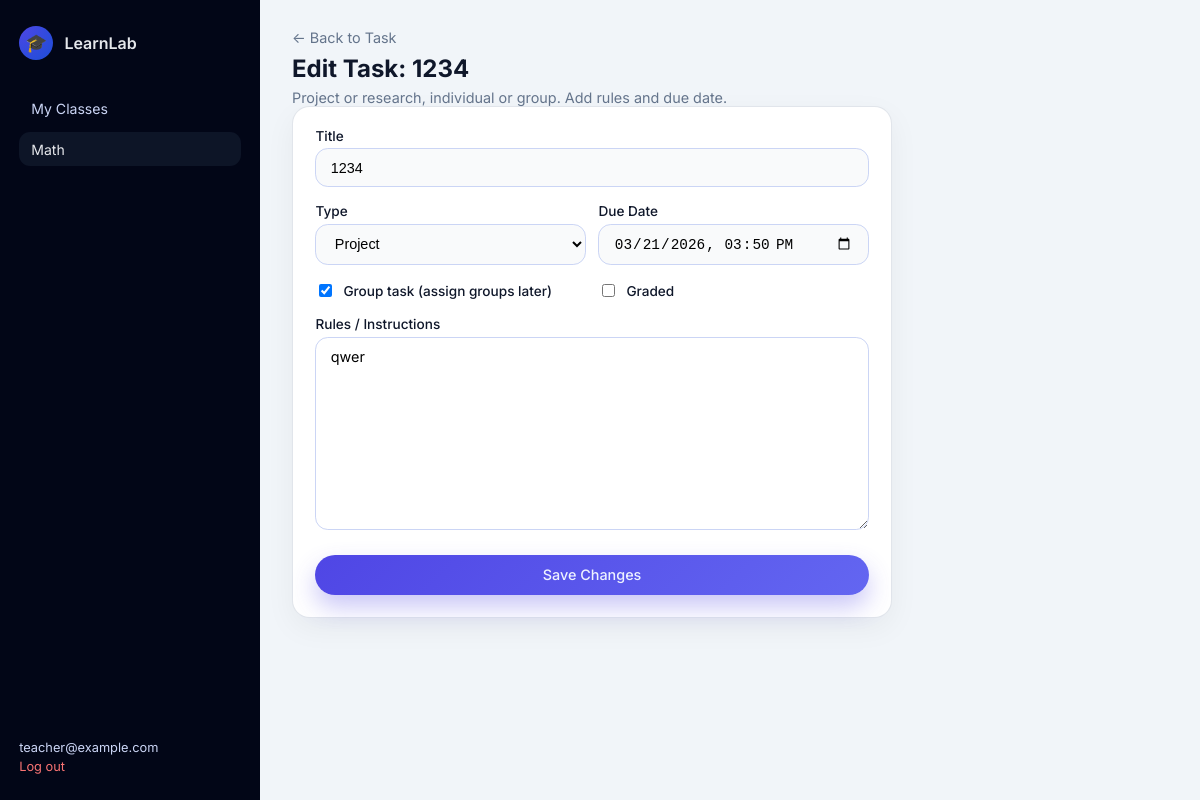
Before: /teacher/tasks/2/edit/ (signed in) with the older database file.
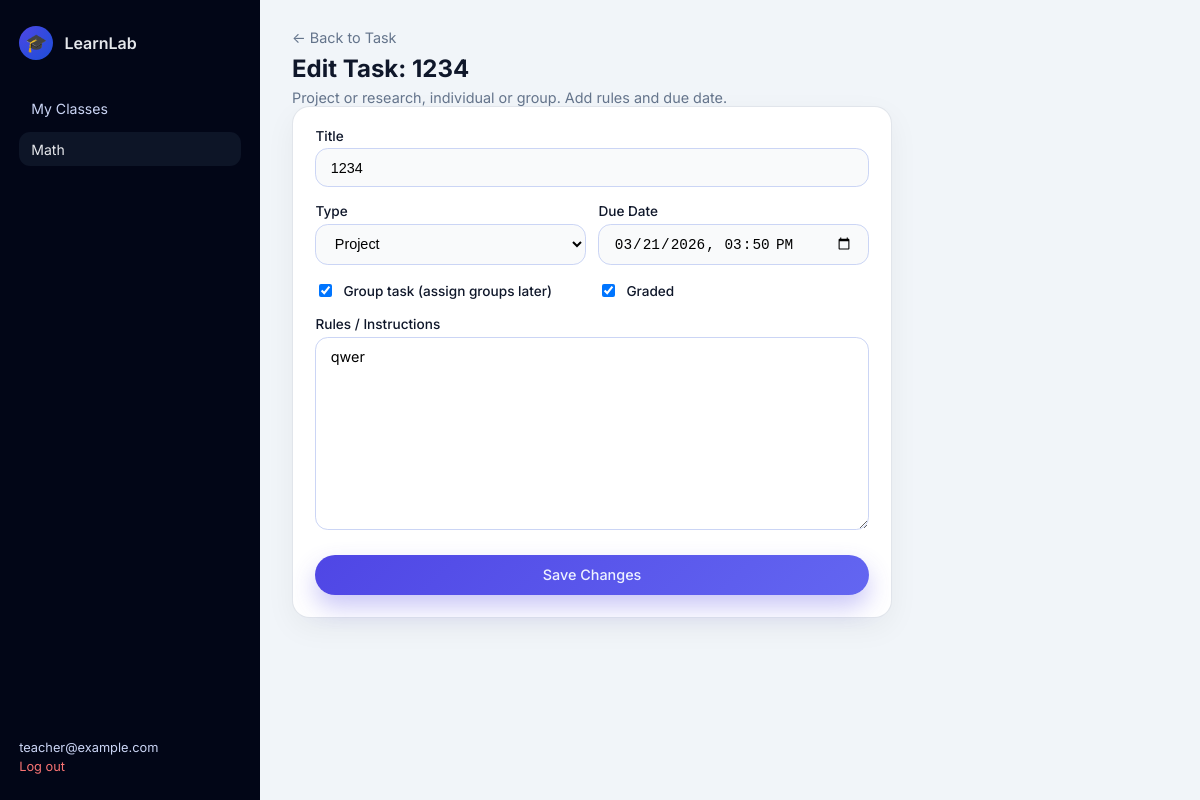
After: the same page with the newer database file.
### core/models.py (models this page shows, shortened)
class Task(models.Model):
    class TaskType(models.TextChoices):
        PROJECT = "PROJECT", "Project"
        RESEARCH = "RESEARCH", "Research"
    class GradingMode(models.TextChoices):
        PERCENTAGE = "PERCENTAGE", "Percentage"
        POINTS = "POINTS", "Points"
    course = models.ForeignKey(Course, on_delete=models.CASCADE, related_name="tasks")
    title = models.CharField(max_length=200)
    task_type = models.CharField(max_length=20, choices=TaskType.choices, default=TaskType.PROJECT)
    rules = models.TextField(blank=True, help_text="Instructions and rules for the task")
    is_group_task = models.BooleanField(default=False)
    is_graded = models.BooleanField(default=False)
    grading_mode = models.CharField(
        max_length=20,
        choices=GradingMode.choices,
        default=GradingMode.PERCENTAGE,
    )
    max_score = models.DecimalField(max_digits=6, decimal_places=2, default=100)
    due_date = models.DateTimeField(null=True, blank=True)
    created_by = models.ForeignKey(
        settings.AUTH_USER_MODEL,
        on_delete=models.SET_NULL,
        null=True,
        related_name="created_tasks",
    )
    created_at = models.DateTimeField(auto_now_add=True)
    class Meta:
        ordering = ["-created_at"]

### core/views.py (the view)
    def wrapped(request: HttpRequest, *args, **kwargs):
        user: User = request.user  # type: ignore[assignment]
        if not user.is_authenticated or user.role != User.Roles.TEACHER:
            messages.error(request, "You do not have access to this page.")
            return redirect("login")
        return view(request, *args, **kwargs)

### core/forms.py
class TaskForm(forms.ModelForm):
    class Meta:
        model = Task
        fields = ["title", "task_type", "rules", "is_group_task", "is_graded", "due_date"]
        widgets = {
            "due_date": forms.DateTimeInput(attrs={"type": "datetime-local"}),
        }

### core/views.py (called while the page is built)
def _require_teacher(view):
    def wrapped(request: HttpRequest, *args, **kwargs):
        user: User = request.user  # type: ignore[assignment]
        if not user.is_authenticated or user.role != User.Roles.TEACHER:
            messages.error(request, "You do not have access to this page.")
            return redirect("login")
        return view(request, *args, **kwargs)
    return wrapped

### templates/core/teacher_task_form.html (shortened to what this page needs)
{% extends "core/base.html" %}
{% block body_class %}page-dashboard page-dashboard-teacher{% endblock %}
{% block content %}
<div class="dashboard-layout">
    <aside class="sidebar">
        <div class="sidebar-brand">
            <span class="sidebar-logo-circle">🎓</span>
            <span class="sidebar-title">LearnLab</span>
        </div>
        <nav class="sidebar-nav">
            <a href="{% url 'teacher_dashboard' %}" class="sidebar-link">My Classes</a>
            <a href="{% url 'teacher_course_detail' course.pk %}" class="sidebar-link sidebar-link-active">{{ course.name }}</a>
        </nav>
        <div class="sidebar-footer">
            <span class="sidebar-user">{{ request.user.get_full_name|default:request.user.username }}</span>
            <a href="{% url 'logout' %}" class="sidebar-logout">Log out</a>
        </div>
    </aside>
    <main class="dashboard-main">
        <header class="dashboard-header">
            {% if task %}
                <a href="{% url 'teacher_task_detail' task.pk %}" class="back-link">← Back to Task</a>
                <h1>Edit Task: {{ task.title }}</h1>
            {% else %}
                <a href="{% url 'teacher_course_detail' course.pk %}" class="back-link">← Back to {{ course.name }}</a>
                <h1>Create Task</h1>
            {% endif %}
            <p>Project or research, individual or group. Add rules and due date.</p>
        </header>
        <section class="card" style="max-width: 600px;">
            <form method="post" class="stacked-form">
                <div class="form-field">
                    <label for="{{ form.title.id_for_label }}">Title</label>
                    {{ form.title }}
                </div>
                <div class="form-row">
                    <div class="form-field">
                        <label for="{{ form.task_type.id_for_label }}">Type</label>
                        {{ form.task_type }}
                    </div>
                    <div class="form-field">
                        <label for="{{ form.due_date.id_for_label }}">Due Date</label>
                        {{ form.due_date }}
                    </div>
                </div>
                <div class="form-row">
                    <div class="form-field">
                        <label class="checkbox-label">{{ form.is_group_task }} Group task (assign groups later)</label>
                    </div>
                    <div class="form-field">
                        <label class="checkbox-label">{{ form.is_graded }} Graded</label>
                    </div>
                </div>
                <div class="form-field">
                    <label for="{{ form.rules.id_for_label }}">Rules / Instructions</label>
                    {{ form.rules }}
                </div>
                <button type="submit" class="btn btn-primary">{% if task %}Save Changes{% else %}Create Task{% endif %}</button>
            </form>
        </section>
    </main>
</div>
{% endblock %}

Changed rows visible on the page:
changed Task "Project": is_graded "☐" → "☑"
